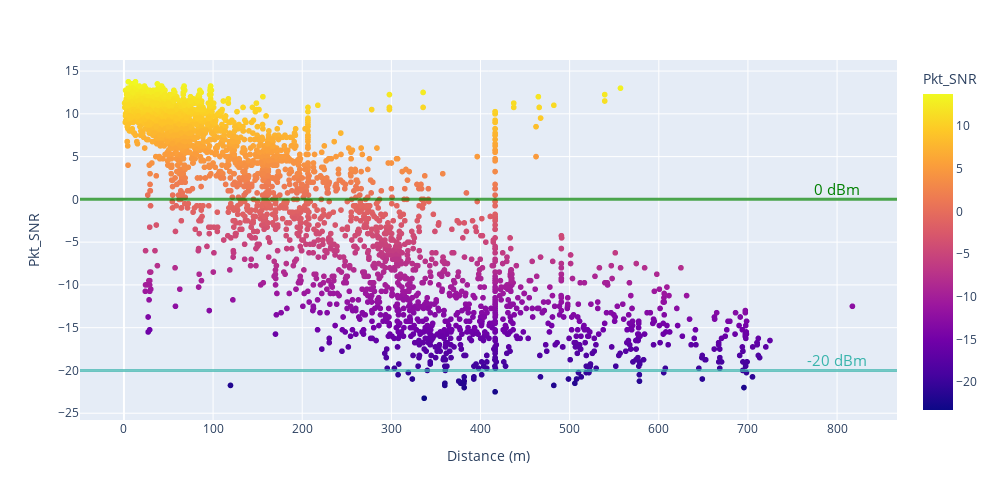

Here is the notebook cell this chart was saved with:
### Code cell
plot_distance_snr(full_df_distance)

### Figure 1 — Plotly figure (JSON) as saved in the notebook; plotly's stock layout.template omitted (floating-point values rounded to 4 significant figures; data arrays with more than 128 entries replaced by an {"elided": "..."} marker saying what was removed)
{"data": [{"hovertemplate": "distance=%{x}<br>Pkt_SNR=%{marker.color}<extra></extra>", "legendgroup": "", "marker": {"color": {"elided": "3867 float values"}, "coloraxis": "coloraxis", "symbol": "circle"}, "mode": "markers", "name": "", "showlegend": false, "type": "scattergl", "x": {"elided": "3867 float values"}, "xaxis": "x", "y": {"elided": "3867 float values"}, "yaxis": "y"}], "layout": {"annotations": [{"font": {"color": "green", "size": 15}, "showarrow": false, "text": "0 dBm", "x": 800, "y": 0, "yshift": 10}, {"font": {"color": "#39b4ac", "size": 15}, "showarrow": false, "text": "-20 dBm", "x": 800, "y": -20, "yshift": 10}], "coloraxis": {"colorbar": {"title": {"text": "Pkt_SNR"}}, "colorscale": [[0, "#0d0887"], [0.1111, "#46039f"], [0.2222, "#7201a8"], [0.3333, "#9c179e"], [0.4444, "#bd3786"], [0.5556, "#d8576b"], [0.6667, "#ed7953"], [0.7778, "#fb9f3a"], [0.8889, "#fdca26"], [1, "#f0f921"]]}, "height": 500, "legend": {"tracegroupgap": 0}, "margin": {"t": 60}, "shapes": [{"line": {"color": "green", "width": 3}, "opacity": 0.7, "type": "line", "x0": 0, "x1": 1, "xref": "x domain", "y0": 0, "y1": 0, "yref": "y"}, {"line": {"color": "#39b4ac", "width": 3}, "opacity": 0.7, "type": "line", "x0": 0, "x1": 1, "xref": "x domain", "y0": -20, "y1": -20, "yref": "y"}], "width": 1000, "xaxis": {"anchor": "y", "domain": [0, 1], "title": {"text": "Distance (m)"}}, "yaxis": {"anchor": "x", "domain": [0, 1], "title": {"text": "Pkt_SNR"}}}}
